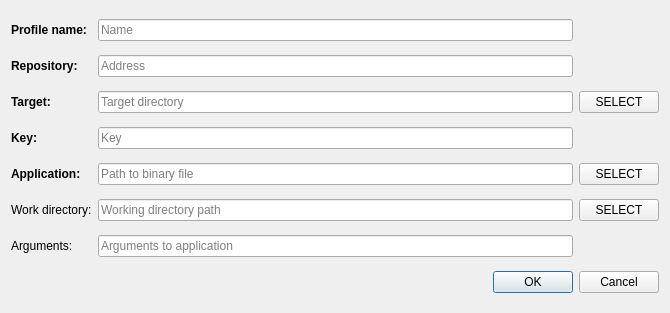
<?xml version="1.0" encoding="UTF-8"?>
<ui version="4.0">
 <class>ProfileEditor</class>
 <widget class="QDialog" name="ProfileEditor">
  <property name="geometry">
   <rect>
    <x>0</x>
    <y>0</y>
    <width>670</width>
    <height>313</height>
   </rect>
  </property>
  <property name="windowTitle">
   <string>Profile Editor</string>
  </property>
  <layout class="QGridLayout" name="gridLayout">
   <item row="2" column="1">
    <widget class="QLineEdit" name="targetBox">
     <property name="placeholderText">
      <string>Target directory</string>
     </property>
    </widget>
   </item>
   <item row="2" column="0">
    <widget class="QLabel" name="label_2">
     <property name="text">
      <string>&lt;b&gt;Target:&lt;/b&gt;</string>
     </property>
    </widget>
   </item>
   <item row="5" column="0">
    <widget class="QLabel" name="label_6">
     <property name="text">
      <string>Work directory:</string>
     </property>
    </widget>
   </item>
   <item row="1" column="0">
    <widget class="QLabel" name="label">
     <property name="text">
      <string>&lt;b&gt;Repository:&lt;/b&gt;</string>
     </property>
    </widget>
   </item>
   <item row="3" column="0">
    <widget class="QLabel" name="label_3">
     <property name="text">
      <string>&lt;b&gt;Key:&lt;/b&gt;</string>
     </property>
    </widget>
   </item>
   <item row="4" column="0">
    <widget class="QLabel" name="label_5">
     <property name="text">
      <string>&lt;b&gt;Application:&lt;/b&gt;</string>
     </property>
    </widget>
   </item>
   <item row="3" column="1">
    <widget class="QLineEdit" name="keyBox">
     <property name="echoMode">
      <enum>QLineEdit::PasswordEchoOnEdit</enum>
     </property>
     <property name="placeholderText">
      <string>Key</string>
     </property>
    </widget>
   </item>
   <item row="0" column="0">
    <widget class="QLabel" name="label_4">
     <property name="text">
      <string>&lt;b&gt;Profile name:&lt;/b&gt;</string>
     </property>
    </widget>
   </item>
   <item row="7" column="0" colspan="3">
    <widget class="QDialogButtonBox" name="buttonBox">
     <property name="orientation">
      <enum>Qt::Horizontal</enum>
     </property>
     <property name="standardButtons">
      <set>QDialogButtonBox::Cancel|QDialogButtonBox::Ok</set>
     </property>
    </widget>
   </item>
   <item row="2" column="2">
    <widget class="QPushButton" name="targetSB">
     <property name="text">
      <string>SELECT</string>
     </property>
    </widget>
   </item>
   <item row="0" column="1">
    <widget class="QLineEdit" name="NameLineEdit">
     <property name="placeholderText">
      <string>Name</string>
     </property>
    </widget>
   </item>
   <item row="1" column="1">
    <widget class="QLineEdit" name="addressBox">
     <property name="placeholderText">
      <string>Address</string>
     </property>
    </widget>
   </item>
   <item row="6" column="0">
    <widget class="QLabel" name="label_7">
     <property name="text">
      <string>Arguments:</string>
     </property>
    </widget>
   </item>
   <item row="4" column="1">
    <widget class="QLineEdit" name="applicationLineEdit">
     <property name="placeholderText">
      <string>Path to binary file</string>
     </property>
    </widget>
   </item>
   <item row="5" column="1">
    <widget class="QLineEdit" name="workDirectoryLineEdit">
     <property name="placeholderText">
      <string>Working directory path</string>
     </property>
    </widget>
   </item>
   <item row="6" column="1">
    <widget class="QLineEdit" name="argsLineEdit">
     <property name="placeholderText">
      <string>Arguments to application</string>
     </property>
    </widget>
   </item>
   <item row="4" column="2">
    <widget class="QPushButton" name="appSB">
     <property name="text">
      <string>SELECT</string>
     </property>
     <property name="icon">
      <iconset theme="QStyle::SP_DirIcon">
       <normaloff>.</normaloff>.</iconset>
     </property>
    </widget>
   </item>
   <item row="5" column="2">
    <widget class="QPushButton" name="wdSB">
     <property name="text">
      <string>SELECT</string>
     </property>
    </widget>
   </item>
  </layout>
 </widget>
 <resources/>
 <connections>
  <connection>
   <sender>buttonBox</sender>
   <signal>accepted()</signal>
   <receiver>ProfileEditor</receiver>
   <slot>accept()</slot>
   <hints>
    <hint type="sourcelabel">
     <x>248</x>
     <y>254</y>
    </hint>
    <hint type="destinationlabel">
     <x>157</x>
     <y>274</y>
    </hint>
   </hints>
  </connection>
  <connection>
   <sender>buttonBox</sender>
   <signal>rejected()</signal>
   <receiver>ProfileEditor</receiver>
   <slot>reject()</slot>
   <hints>
    <hint type="sourcelabel">
     <x>316</x>
     <y>260</y>
    </hint>
    <hint type="destinationlabel">
     <x>286</x>
     <y>274</y>
    </hint>
   </hints>
  </connection>
 </connections>
</ui>
